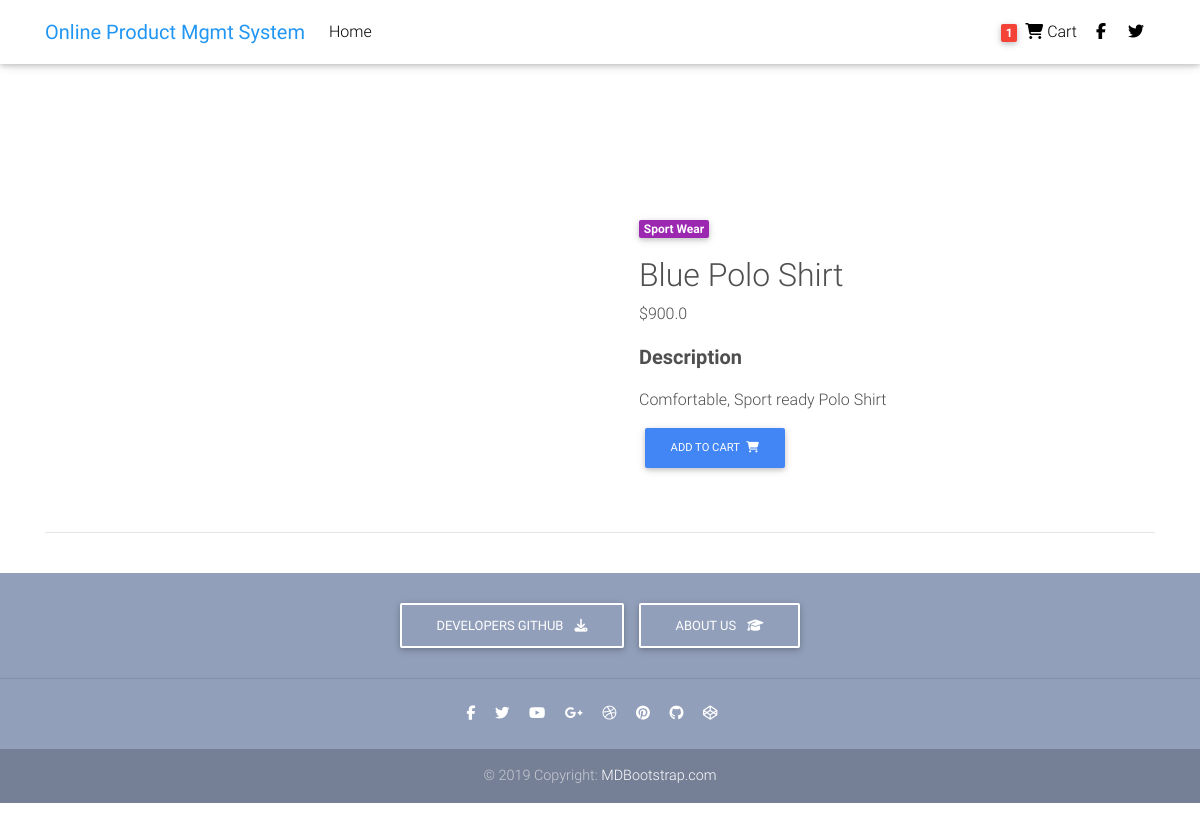
/product/test-product-5/, run on the app's committed database.
### core/models.py (models this page shows, shortened)
class Item(models.Model):
    title = models.CharField(max_length=100)
    price = models.FloatField()
    discount_price = models.FloatField(blank=True, null=True)
    category = models.CharField(choices=CATEGORY_CHOICES, max_length=1)
    label = models.CharField(choices=LABEL_CHOICES, max_length=1)
    slug = models.SlugField()
    quantity = models.IntegerField(default=1)
    description = models.TextField()
    img = models.URLField(max_length=200)
    def get_add_to_cart_url(self):
        return reverse("core:add_to_cart", kwargs={
            'slug': self.slug
        })

### core/views.py (the view)
# urls.py: path('product/<slug>/', ItemDetailView.as_view(), name='product'),
class ItemDetailView(DetailView):
    model = Item
    template_name = "product.html"

### templates/product.html (shortened to what this page needs)
{%load static %}
<!DOCTYPE html>
<html lang="en">
<head>
  <link rel="stylesheet" href="{% static 'https://use.fontawesome.com/releases/v5.11.2/css/all.css' %}">
  <link href="{% static 'css/bootstrap.min.css' %}" rel="stylesheet">
  <link href="{% static 'css/mdb.min.css' %}" rel="stylesheet">
  <link href="{% static 'css/style.min.css' %}" rel="stylesheet">
</head>
<body>
  <nav class="navbar fixed-top navbar-expand-lg navbar-light white scrolling-navbar">
    <div class="container">
      <a class="navbar-brand waves-effect" href="/#/" target="_blank">
        <strong class="blue-text">Online Product Mgmt System</strong>
      </a>
      <div class="collapse navbar-collapse" id="navbarSupportedContent">
        <ul class="navbar-nav mr-auto">
          <li class="nav-item ">
            <a class="nav-link waves-effect" href="/#/">
              Home</a>
          </li>
        </ul>
        <ul class="navbar-nav nav-flex-icons">
          <li class="nav-item">
            <a href="{% url 'core:order-summary' %}" class="nav-link waves-effect">
              <span class="badge red z-depth-1 mr-1"> 1 </span>
              <i class="fa fa-shopping-cart"></i>
              <span class="clearfix d-none d-sm-inline-block"> Cart </span>
            </a>
          </li>
          <li class="nav-item">
            <a href="https://www.facebook.com/mdbootstrap" class="nav-link waves-effect" target="_blank">
              <i class="fab fa-facebook-f"></i>
            </a>
          </li>
          <li class="nav-item">
            <a href="https://twitter.com/MDBootstrap" class="nav-link waves-effect" target="_blank">
              <i class="fab fa-twitter"></i>
            </a>
        </ul>
      </div>
    </div>
  </nav>
  <div class="mt-5 pt-4">
  </div>
  <main class="mt-5 pt-4">
    <div class="container dark-grey-text mt-5">
      <div class="row wow fadeIn">
        <div class="col-md-6 mb-4">
        </div>
        <div class="col-md-6 mb-4">
          <div class="p-4">
            <div class="mb-3">
              <a href="">
                <span class="badge purple mr-1">{{ object.get_category_display }}</span>
              </a>
            </div>
            <p class="lead">
              <h2>{{ object.title }}</h2>
              {% if object.discount_price %}
              <span class="mr-1">
                <del>${{ object.price }}</del>
              </span>
              <span>${{ object.discount_price }}</span>
              {% else %}
              <span>${{ object.price }}</span>
              {% endif %}
            </p>
            <p class="lead font-weight-bold">Description</p>
            <p>{{ object.description }}</p>
            <a href="{{ object.get_add_to_cart_url }}" class="btn btn-primary btn-md my-0 p">Add to cart
              <i class="fas fa-shopping-cart ml-1"></i>
            </a>
          </div>
        </div>
      </div>
      <hr>
    </div>
  </main>
  <footer class="page-footer text-center font-small mt-4 wow fadeIn">
    <div class="pt-4">
      <a class="btn btn-outline-white" href="https://mdbootstrap.com/docs/jquery/getting-started/download/"
        target="_blank" role="button">Developers Github
        <i class="fas fa-download ml-2"></i>
      </a>
      <a class="btn btn-outline-white" href="https://mdbootstrap.com/education/bootstrap/" target="_blank"
        role="button">About Us
        <i class="fas fa-graduation-cap ml-2"></i>
      </a>
    </div>
    <hr class="my-4">
    <div class="pb-4">
      <a href="https://www.facebook.com/mdbootstrap" target="_blank">
        <i class="fab fa-facebook-f mr-3"></i>
      </a>
      <a href="https://twitter.com/MDBootstrap" target="_blank">
        <i class="fab fa-twitter mr-3"></i>
      </a>
      <a href="https://www.youtube.com/watch?v=7MUISDJ5ZZ4" target="_blank">
        <i class="fab fa-youtube mr-3"></i>
      </a>
      <a href="https://plus.google.com/u/0/b/107863090883699620484" target="_blank">
        <i class="fab fa-google-plus-g mr-3"></i>
      </a>
      <a href="https://dribbble.com/mdbootstrap" target="_blank">
        <i class="fab fa-dribbble mr-3"></i>
      </a>
      <a href="https://pinterest.com/mdbootstrap" target="_blank">
        <i class="fab fa-pinterest mr-3"></i>
      </a>
      <a href="https://github.com/mdbootstrap/bootstrap-material-design" target="_blank">
        <i class="fab fa-github mr-3"></i>
      </a>
      <a href="http://codepen.io/mdbootstrap/" target="_blank">
        <i class="fab fa-codepen mr-3"></i>
      </a>
    </div>
    <div class="footer-copyright py-3">
      © 2019 Copyright:
      <a href="https://mdbootstrap.com/education/bootstrap/" target="_blank"> MDBootstrap.com </a>
    </div>
  </footer>
</body>
</html>

### data on the page
Item: category "Sport Wear", title "Blue Polo Shirt", price "900.0", description "Comfortable, Sport ready Polo Shirt"
